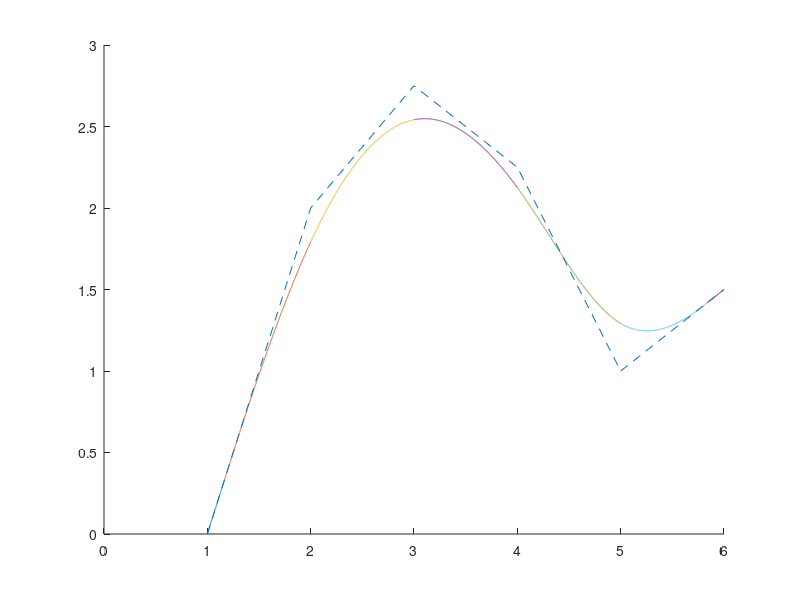

Write the MATLAB code that produced this figure.
clear variables;
close all;
clc;

t = linspace(0,1,1000);
T = [t.^0;t;t.^2;t.^3];

P = [1 2 3 4 5 6; 0 2 2.75 2.25 1 1.5];
    Q = [1 -3 3 -1
         4 0 -6 3
         1 3 3 -3
         0 0 0 1];
pos = [1 1 1 2
       1 1 2 3
       1 2 3 4
       2 3 4 5
       3 4 5 6
       4 5 6 6
       5 6 6 6];


 
figure()
for i = 1:7
    
    Pp = P(:,pos(i,:));
    M = (1/6)*Pp*Q*T;

    hold on;
    plot(M(1,:),M(2,:))
end
plot(P(1,:),P(2,:),'--')




